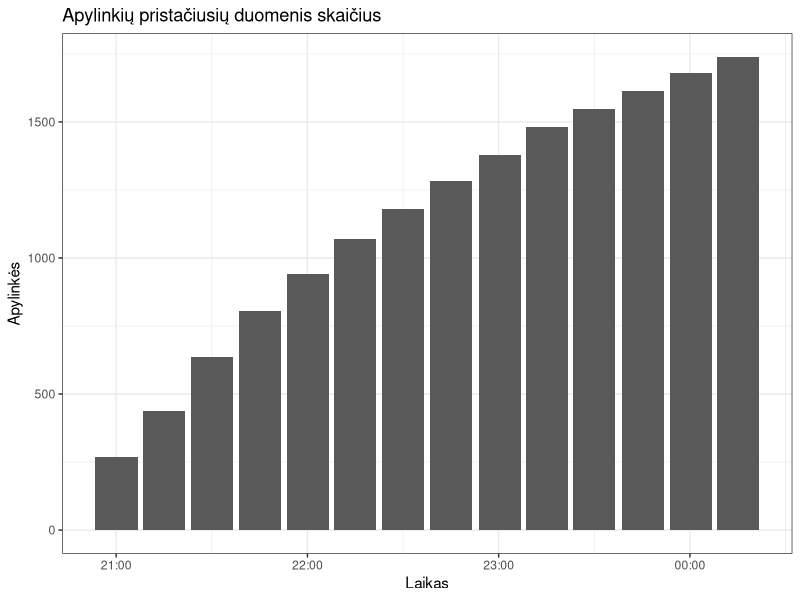
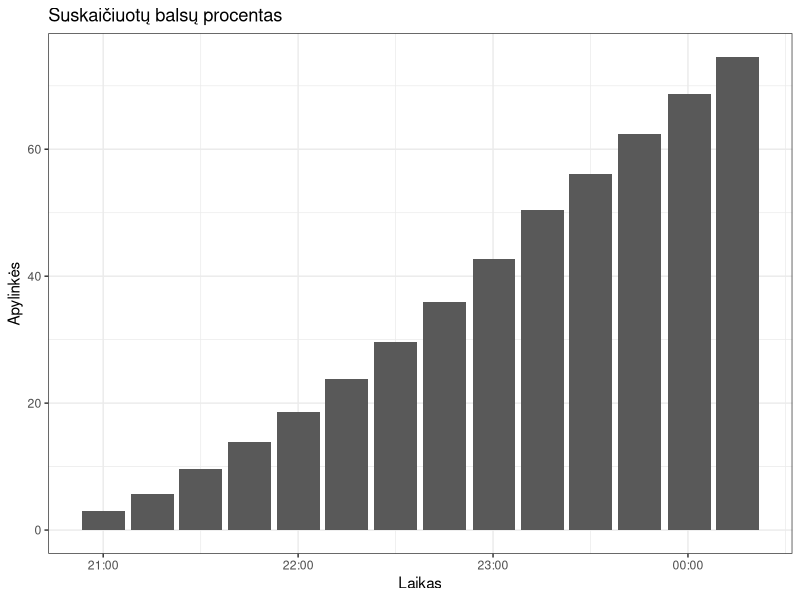
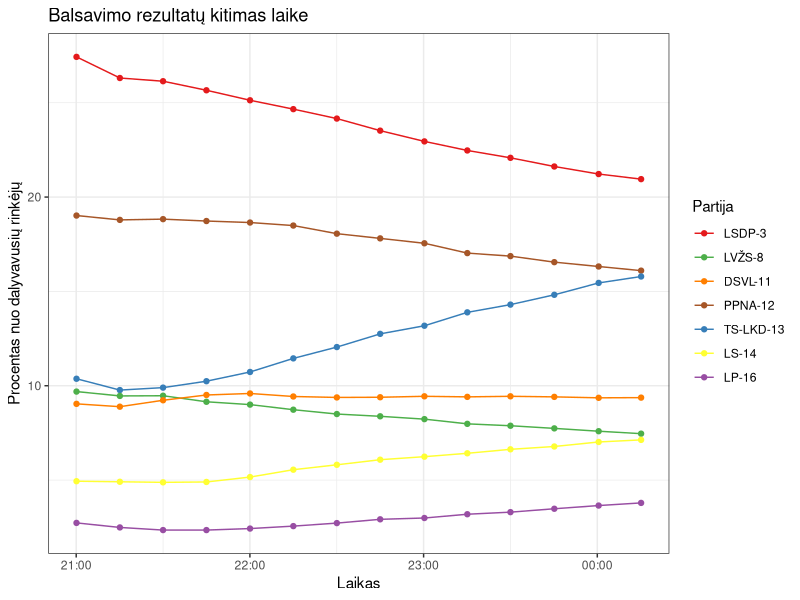
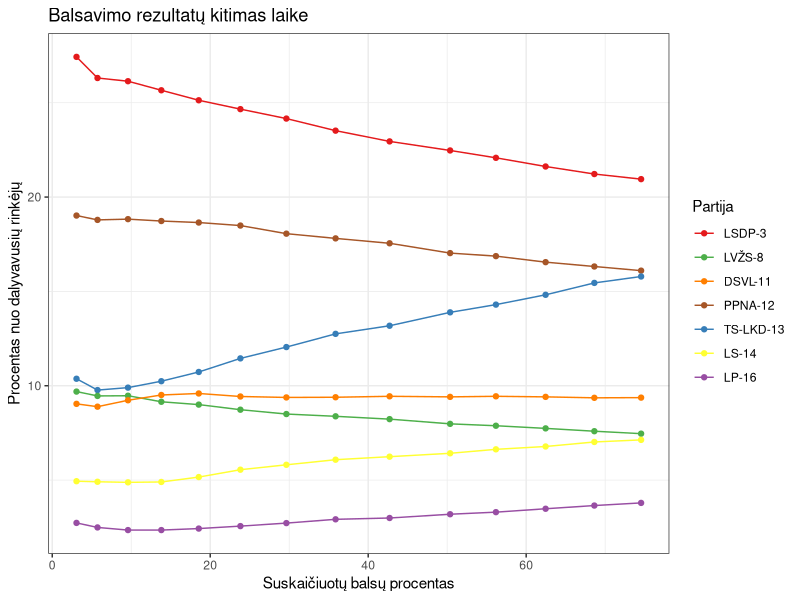
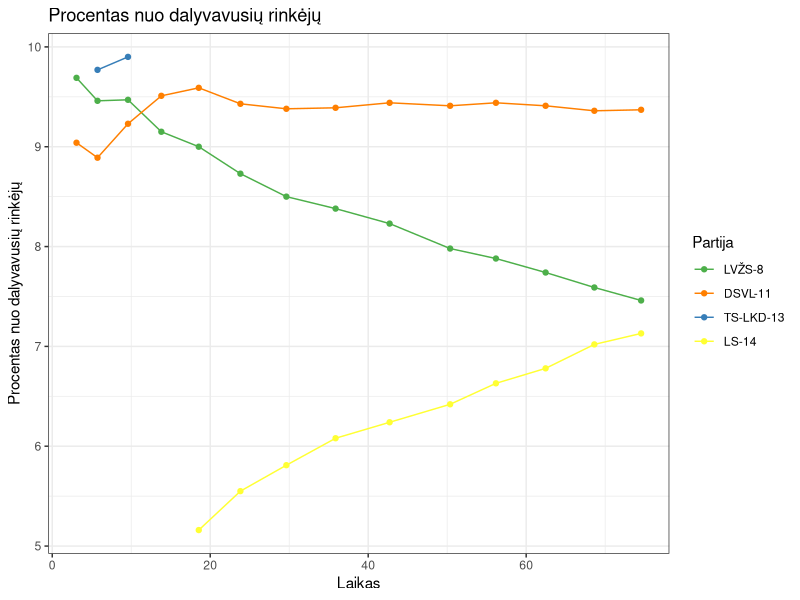
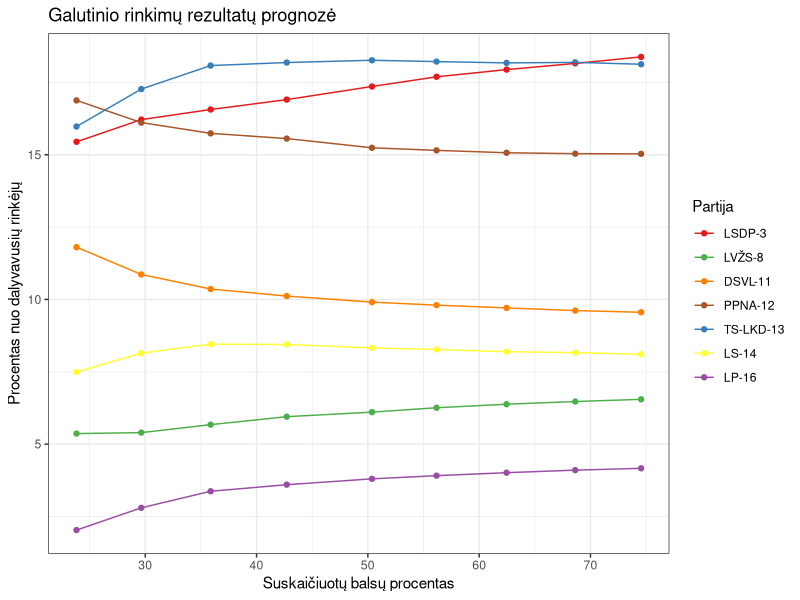
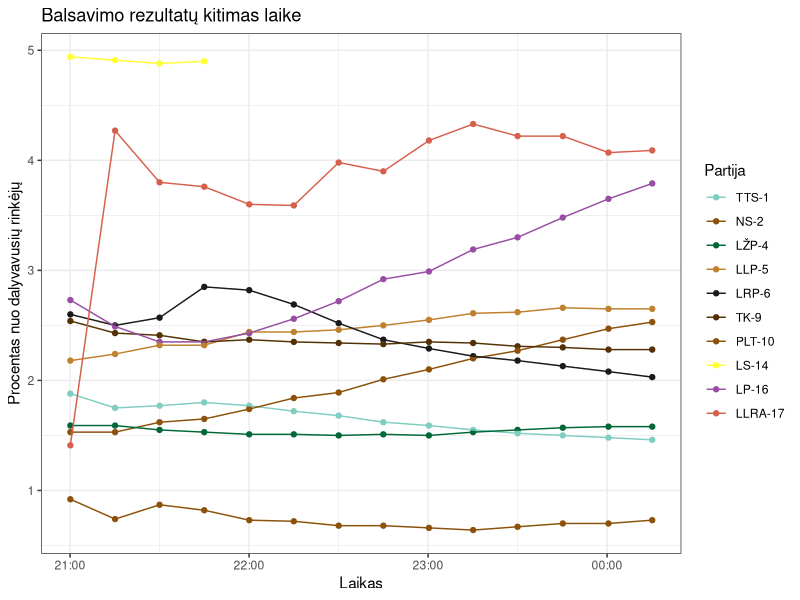
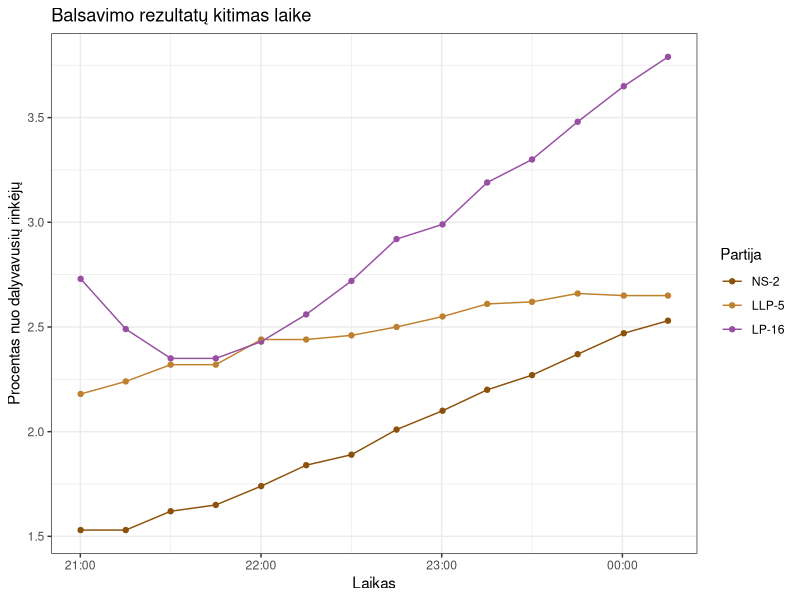

These figures' R source, in order:
## ---- chunk 1
library(dplyr)
library(lubridate)
library(ggplot2)

dt <- read.csv("data/20241013/daugmvrt.csv") %>% 
    mutate(timestamp = ymd_hms(timestamp)) %>% filter(timestamp>= ymd_hms("2024-10-13 21:00:00"))

ap <- dt %>%
    select(timestamp, apylinkes, lt_proc_rinkeju) %>%
    unique()

san <- readxl::read_xlsx("data/santrumpos.xlsx")

dt1 <- dt %>% left_join(san)

ggplot(aes(x = timestamp, y = apylinkes), data = ap) +
    geom_col() +
    theme_bw() +
    labs(x = "Laikas", y = "Apylinkės", title = "Apylinkių pristačiusių duomenis skaičius")
## ---- chunk 2
ggplot(aes(x = timestamp, y = lt_proc_rinkeju), data = ap) +
    geom_col() +
    theme_bw() +
    labs(x = "Laikas", y = "Apylinkės", title = "Suskaičiuotų balsų procentas")
## ---- chunk 3
top7 <- c(3, 12,13,8,11,14,16)
cols <- RColorBrewer::brewer.pal(7, "Set1")

dt2 <- dt1 %>% filter(saraso_numeris %in% top7)

mt <- dt2 %>% select(saraso_numeris, santrumpa, spalva) %>% unique %>% arrange(saraso_numeris)

dt3 <- dt2 %>% mutate(santrumpa = factor(santrumpa, levels = mt$santrumpa))

ggplot(aes(x = timestamp, y = proc_nuo_dal_rinkeju, group = santrumpa, colour = santrumpa), data = dt3) +
    geom_point() +
    geom_line() +
    theme_bw() +
    scale_colour_manual(name = "Partija", values = mt$spalva) +
    labs(x = "Laikas", y = "Procentas nuo dalyvavusių rinkėjų", title = "Balsavimo rezultatų kitimas laike")
## ---- chunk 4
top7 <- c(3, 12,13,8,11,14,16)
cols <- RColorBrewer::brewer.pal(7, "Set1")

dt2 <- dt1 %>% filter(saraso_numeris %in% top7)

mt <- dt2 %>% select(saraso_numeris, santrumpa, spalva) %>% unique %>% arrange(saraso_numeris)

dt3 <- dt2 %>% mutate(santrumpa = factor(santrumpa, levels = mt$santrumpa))

ggplot(aes(x = lt_proc_rinkeju, y = proc_nuo_dal_rinkeju, group = santrumpa, colour = santrumpa), data = dt3) +
    geom_point() +
    geom_line() +
    theme_bw() +
    scale_colour_manual(name = "Partija", values = mt$spalva) +
    labs(x = "Suskaičiuotų balsų procentas", y = "Procentas nuo dalyvavusių rinkėjų", title = "Balsavimo rezultatų kitimas laike")
## ---- chunk 5

dt4 <- dt3 %>% filter(proc_nuo_dal_rinkeju<10 & proc_nuo_dal_rinkeju>5)
mt4 <- mt %>% filter(spalva %in% unique(dt4$spalva))

ggplot(aes(x = lt_proc_rinkeju, y = proc_nuo_dal_rinkeju, group = santrumpa, colour = santrumpa), data = dt4) +
    geom_point() +
    geom_line() +
    theme_bw() +
    scale_colour_manual(name = "Partija", values = mt4$spalva) +
    labs(x = "Laikas", y = "Procentas nuo dalyvavusių rinkėjų", title = "Procentas nuo dalyvavusių rinkėjų")
## ---- chunk 6
do_one_forecast <- function(dt, sno) {
    vv <- dt %>% filter(saraso_numeris == sno) %>% arrange(timestamp)
    rr <- 6:nrow(vv)
    fc <- sapply(rr, function(x) {
        mod <- lm(proc_nuo_dal_rinkeju~lt_proc_rinkeju, data = vv[1:x,])
        res <- predict(mod, newdata = data.frame(lt_proc_rinkeju = 100))
        as.numeric(res)
    })
    data.frame(saraso_numeris =sno, 
               lt_proc_rinkeju = vv$lt_proc_rinkeju[rr], 
               timestamp = vv$timestamp[rr], forecast = fc) 
    
}

fc <- lapply(unique(as.integer(dt1$saraso_numeris)), function(x)do_one_forecast(dt1,x)) %>% bind_rows

fc1 <- fc %>% left_join(dt1 %>% select(saraso_numeris, santrumpa, spalva) %>% unique)

fc2 <- fc1 %>% filter(saraso_numeris %in% top7)

mt <-  fc2 %>% select(saraso_numeris, santrumpa, spalva) %>% unique %>% arrange(saraso_numeris)

fc3 <- fc2 %>% mutate(santrumpa = factor(santrumpa, levels = mt$santrumpa))

ggplot(aes(x = lt_proc_rinkeju, y = forecast, group = santrumpa, colour = santrumpa), data = fc3) +
    geom_point() +
    geom_line() +
    theme_bw() +
    scale_colour_manual(name = "Partija", values = mt$spalva) +
    labs(x = "Suskaičiuotų balsų procentas", y = "Procentas nuo dalyvavusių rinkėjų", title = "Galutinio rinkimų rezultatų prognozė")

## ---- chunk 7


dtg <- dt1 %>% filter(proc_nuo_dal_rinkeju<5)
mtg <- dtg %>% select(saraso_numeris, santrumpa, spalva) %>% unique %>% arrange(saraso_numeris)

dtg1 <- dtg %>% mutate(santrumpa = factor(santrumpa, levels = mtg$santrumpa))

ggplot(aes(x = timestamp, y = proc_nuo_dal_rinkeju, group = santrumpa, colour = santrumpa), data = dtg1) +
    geom_point() +
    geom_line() +
    theme_bw() +
    scale_colour_manual(name = "Partija", values = mtg$spalva) +
    labs(x = "Laikas", y = "Procentas nuo dalyvavusių rinkėjų", title = "Balsavimo rezultatų kitimas laike")
## ---- chunk 8

ggplot(aes(x = timestamp, y = proc_nuo_dal_rinkeju, group = santrumpa, colour = santrumpa), data = dtg1 %>% filter(saraso_numeris %in% c(16,5, 2))) +
    geom_point() +
    geom_line() +
    theme_bw() +
    scale_colour_manual(name = "Partija", values = mtg %>% filter(saraso_numeris %in% c(16,5, 2)) %>% .$spalva) +
    labs(x = "Laikas", y = "Procentas nuo dalyvavusių rinkėjų", title = "Balsavimo rezultatų kitimas laike")
## ---- chunk 9

dtk <- dt1 %>% group_by(timestamp, kaimynai) %>% summarise(proc_nuo_dal_rinkeju = sum(proc_nuo_dal_rinkeju)) %>% 
    mutate(kaimynai = as.character(kaimynai))

ggplot(aes(x = timestamp, y = proc_nuo_dal_rinkeju), data = dtk %>% filter(kaimynai == 1))  +
    geom_point() +
    geom_line() +
    theme_bw() +
   # scale_color_discrete(name = "Projektas")+
    #scale_colour_manual(name = "Partija", values = mtg %>% filter(saraso_numeris %in% c(16,2)) %>% .$spalva) +
    labs(x = "Laikas", y = "Procentas nuo dalyvavusių rinkėjų", title = "Balsavimo rezultatų kitimas laike")
